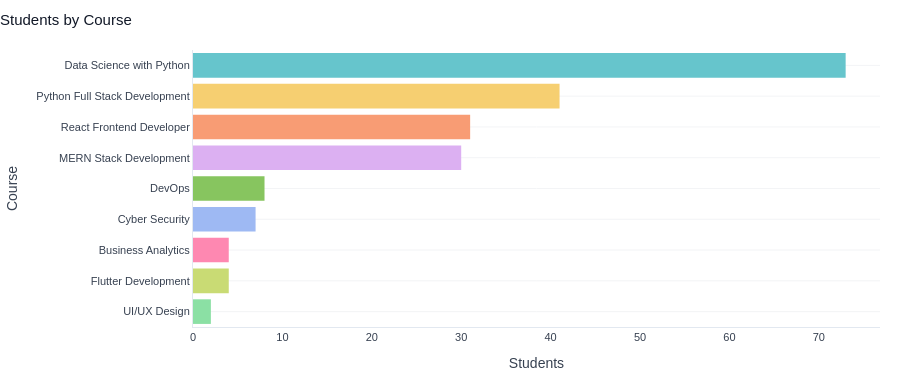

The code cell stored with this chart in its notebook:
### Markdown cell above
## 👩🎓 4. Student Insights

### Code cell
# Students by Course
course_counts = students['course'].value_counts().reset_index()
course_counts.columns = ['Course', 'Students']
fig = px.bar(course_counts, x='Students', y='Course', orientation='h',
             color='Course', color_discrete_sequence=PALETTE['courses'])
fig.update_traces(marker_line_width=0)
fig.update_layout(showlegend=False)
clean_layout(fig, 'Students by Course', height=380)
fig.show()

### Figure 1 — Plotly figure (JSON) as saved in the notebook; plotly's stock layout.template omitted (floating-point values rounded to 4 significant figures)
{"data": [{"hovertemplate": "Course=%{y}<br>Students=%{x}<extra></extra>", "legendgroup": "Data Science with Python", "marker": {"color": "rgb(102, 197, 204)", "line": {"width": 0}, "pattern": {"shape": ""}}, "name": "Data Science with Python", "orientation": "h", "showlegend": true, "textposition": "auto", "type": "bar", "x": [73], "xaxis": "x", "y": ["Data Science with Python"], "yaxis": "y"}, {"hovertemplate": "Course=%{y}<br>Students=%{x}<extra></extra>", "legendgroup": "Python Full Stack Development", "marker": {"color": "rgb(246, 207, 113)", "line": {"width": 0}, "pattern": {"shape": ""}}, "name": "Python Full Stack Development", "orientation": "h", "showlegend": true, "textposition": "auto", "type": "bar", "x": [41], "xaxis": "x", "y": ["Python Full Stack Development"], "yaxis": "y"}, {"hovertemplate": "Course=%{y}<br>Students=%{x}<extra></extra>", "legendgroup": "React Frontend Developer", "marker": {"color": "rgb(248, 156, 116)", "line": {"width": 0}, "pattern": {"shape": ""}}, "name": "React Frontend Developer", "orientation": "h", "showlegend": true, "textposition": "auto", "type": "bar", "x": [31], "xaxis": "x", "y": ["React Frontend Developer"], "yaxis": "y"}, {"hovertemplate": "Course=%{y}<br>Students=%{x}<extra></extra>", "legendgroup": "MERN Stack Development", "marker": {"color": "rgb(220, 176, 242)", "line": {"width": 0}, "pattern": {"shape": ""}}, "name": "MERN Stack Development", "orientation": "h", "showlegend": true, "textposition": "auto", "type": "bar", "x": [30], "xaxis": "x", "y": ["MERN Stack Development"], "yaxis": "y"}, {"hovertemplate": "Course=%{y}<br>Students=%{x}<extra></extra>", "legendgroup": "DevOps", "marker": {"color": "rgb(135, 197, 95)", "line": {"width": 0}, "pattern": {"shape": ""}}, "name": "DevOps", "orientation": "h", "showlegend": true, "textposition": "auto", "type": "bar", "x": [8], "xaxis": "x", "y": ["DevOps"], "yaxis": "y"}, {"hovertemplate": "Course=%{y}<br>Students=%{x}<extra></extra>", "legendgroup": "Cyber Security", "marker": {"color": "rgb(158, 185, 243)", "line": {"width": 0}, "pattern": {"shape": ""}}, "name": "Cyber Security", "orientation": "h", "showlegend": true, "textposition": "auto", "type": "bar", "x": [7], "xaxis": "x", "y": ["Cyber Security"], "yaxis": "y"}, {"hovertemplate": "Course=%{y}<br>Students=%{x}<extra></extra>", "legendgroup": "Business Analytics", "marker": {"color": "rgb(254, 136, 177)", "line": {"width": 0}, "pattern": {"shape": ""}}, "name": "Business Analytics", "orientation": "h", "showlegend": true, "textposition": "auto", "type": "bar", "x": [4], "xaxis": "x", "y": ["Business Analytics"], "yaxis": "y"}, {"hovertemplate": "Course=%{y}<br>Students=%{x}<extra></extra>", "legendgroup": "Flutter Development", "marker": {"color": "rgb(201, 219, 116)", "line": {"width": 0}, "pattern": {"shape": ""}}, "name": "Flutter Development", "orientation": "h", "showlegend": true, "textposition": "auto", "type": "bar", "x": [4], "xaxis": "x", "y": ["Flutter Development"], "yaxis": "y"}, {"hovertemplate": "Course=%{y}<br>Students=%{x}<extra></extra>", "legendgroup": "UI/UX Design", "marker": {"color": "rgb(139, 224, 164)", "line": {"width": 0}, "pattern": {"shape": ""}}, "name": "UI/UX Design", "orientation": "h", "showlegend": true, "textposition": "auto", "type": "bar", "x": [2], "xaxis": "x", "y": ["UI/UX Design"], "yaxis": "y"}], "layout": {"barmode": "relative", "font": {"color": "#374151", "family": "Arial", "size": 12}, "height": 380, "legend": {"bgcolor": "rgba(0,0,0,0)", "font": {"size": 11}, "orientation": "h", "title": {"text": "Course"}, "tracegroupgap": 0, "x": 1, "xanchor": "right", "y": 1.02, "yanchor": "bottom"}, "margin": {"b": 20, "l": 20, "r": 20, "t": 50}, "paper_bgcolor": "white", "plot_bgcolor": "white", "showlegend": false, "title": {"font": {"color": "#111827", "size": 15}, "text": "Students by Course", "x": 0}, "xaxis": {"anchor": "y", "domain": [0, 1], "linecolor": "#E2E8F0", "showgrid": false, "tickfont": {"size": 11}, "title": {"text": "Students"}}, "yaxis": {"anchor": "x", "categoryarray": ["UI/UX Design", "Flutter Development", "Business Analytics", "Cyber Security", "DevOps", "MERN Stack Development", "React Frontend Developer", "Python Full Stack Development", "Data Science with Python"], "categoryorder": "array", "domain": [0, 1], "gridcolor": "#F3F4F6", "linecolor": "#E2E8F0", "tickfont": {"size": 11}, "title": {"text": "Course"}}}}
